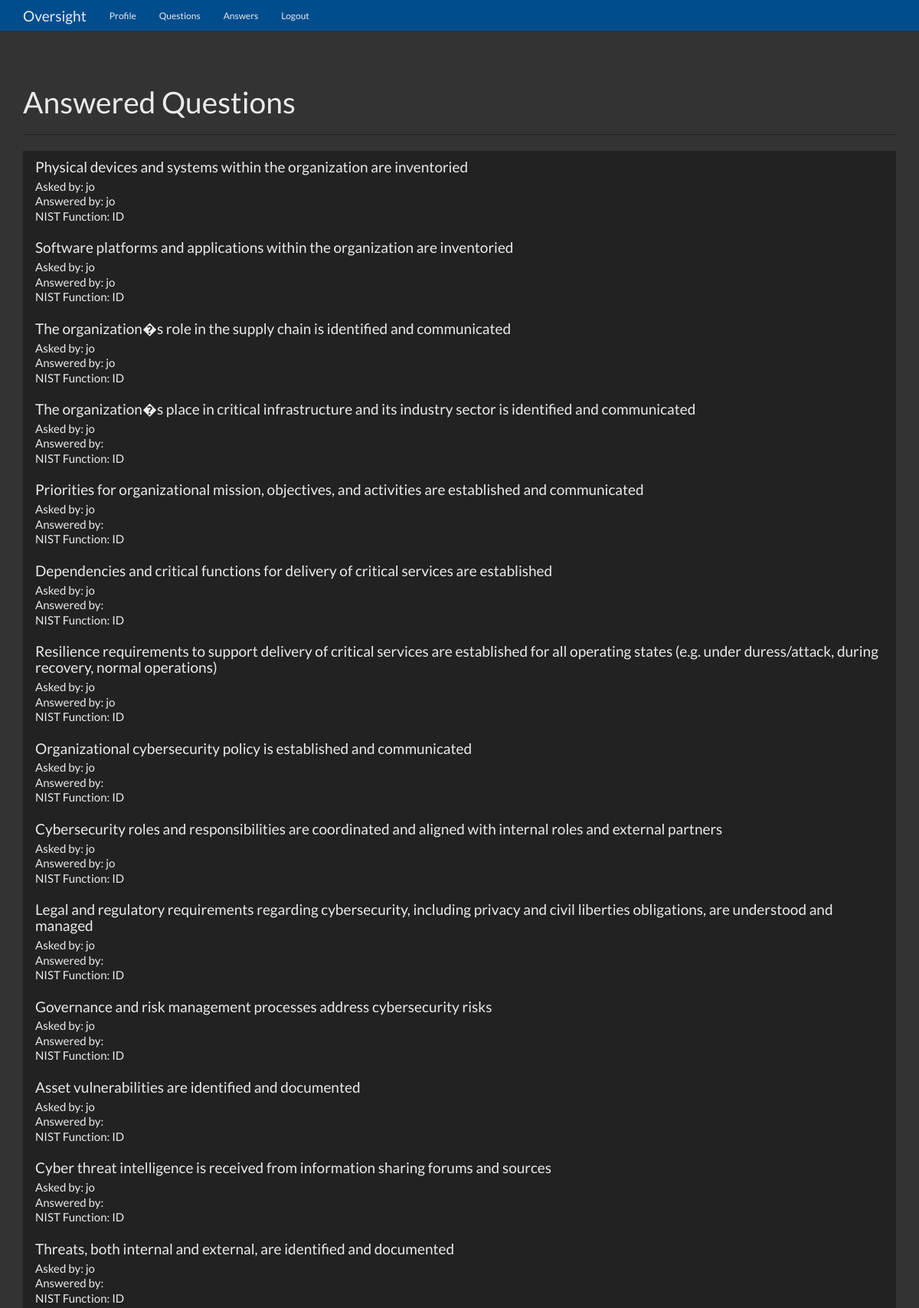
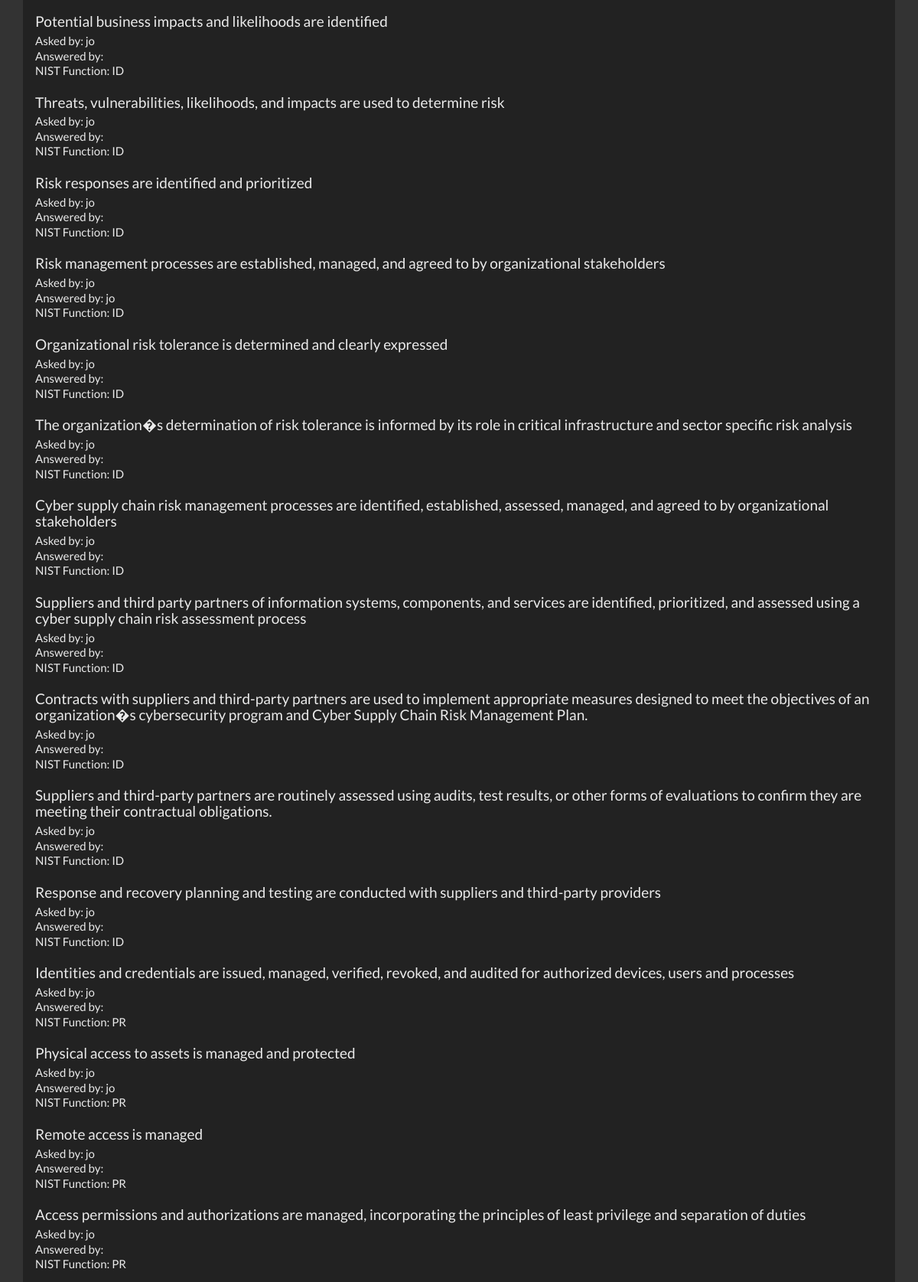
Screenshot of / (signed in, upper part) with the database file from the repository (2 pictures, top to bottom).
### flaskqa/models.py (models this page shows, shortened)
class Question(db.Model):
    id = db.Column(db.Integer, primary_key=True)
    question = db.Column(db.Integer)
    answer = db.Column(db.Integer)
    asked_by_id = db.Column(db.Integer, db.ForeignKey('user.id'))
    expert_id = db.Column(db.Integer, db.ForeignKey('user.id'))
    nist_id = db.Column(db.String)
    nist_function = db.Column(db.String)
    nist_subcategory = db.Column(db.String)
    justification = db.Column(db.Text)

class User(UserMixin, db.Model):
    id = db.Column(db.Integer, primary_key=True)
    name = db.Column(db.String(50))
    password = db.Column(db.String(100))
    expert = db.Column(db.Boolean)
    admin = db.Column(db.Boolean)
    questions_asked = db.relationship(
        'Question',
        foreign_keys='Question.asked_by_id',
        backref='asker',
        lazy=True
    )
    answers_requested = db.relationship(
        'Question',
        foreign_keys='Question.expert_id',
        backref='expert',
        lazy=True
    )
    @property
    def unhashed_password(self):
        raise AttributeError('Cannot view unhashed password!')

### flaskqa/routes/main.py (the view)
@main.route('/')
def index():
    if current_user.is_authenticated:
        questions = Question.query.filter(Question.answer != None).all()
        context = {
            'questions' : questions
        }
        return render_template('home.html', **context)
    else:
        return render_template('landing.html')

### flaskqa/__init__.py (called while the page is built)
def create_app(config_file='settings.py'):
    app = Flask(__name__)
    app.config.from_pyfile(config_file)
    db.init_app(app)
    login_manager.init_app(app)
    login_manager.login_view = 'auth.login'
    @login_manager.user_loader
    def user_loader(user_id):
        return User.query.get(user_id)
    app.register_blueprint(main)
    app.register_blueprint(auth)
    app.cli.add_command(create_tables)
    return app

### flaskqa/templates/home.html (shortened to what this page needs)
{% extends 'base.html' %}
{% block content %}
      <div class="page-header">
        <h1>Answered Questions</h1>
      </div>
      <div class="row">
        <div class="col-lg-12">
          <div class="list-group">
            {% for question in questions %}
              <a href="{{ url_for('main.question', question_id=question.id) }}" class="list-group-item">
                <h4 class="list-group-item-heading">{{ question.question }}</h4>
                <p class="list-group-item-text">Asked by: {{ question.asker.name }}</p>
                <p class="list-group-item-text">Answered by: {{ question.expert.name }}</p>
                <p class="list-group-item-text">NIST Function: {{ question.nist_function }}</p>
              </a>
            {% endfor %}
          </div>
        </div>
      </div>
{% endblock %}

### flaskqa/static/theme.css (style rules this page uses)
body { padding-top: 70px; padding-bottom: 30px; }

### rows the page displays
Question: question "Physical devices and systems within the organization are inventoried", asker.name "jo", expert.name "jo", nist_function "ID"
Question: question "Software platforms and applications within the organization are inventoried", asker.name "jo", expert.name "jo", nist_function "ID"
Question: question "The organization�s role in the supply chain is identified and communicated", asker.name "jo", expert.name "jo", nist_function "ID"
Question: question "The organization�s place in critical infrastructure and its industry sector is identified and communicated", asker.name "jo", nist_function "ID"
Question: question "Priorities for organizational mission, objectives, and activities are established and communicated", asker.name "jo", nist_function "ID"
Question: question "Dependencies and critical functions for delivery of critical services are established", asker.name "jo", nist_function "ID"
Question: question "Resilience requirements to support delivery of critical services are established for all operating states (e.g. under duress/attack, during recovery, normal operations)", asker.name "jo", expert.name "jo", nist_function "ID"
Question: question "Organizational cybersecurity policy is established and communicated", asker.name "jo", nist_function "ID"
Question: question "Cybersecurity roles and responsibilities are coordinated and aligned with internal roles and external partners", asker.name "jo", expert.name "jo", nist_function "ID"
Question: question "Legal and regulatory requirements regarding cybersecurity, including privacy and civil liberties obligations, are understood and managed", asker.name "jo", nist_function "ID"
Question: question "Governance and risk management processes address cybersecurity risks", asker.name "jo", nist_function "ID"
Question: question "Asset vulnerabilities are identified and documented", asker.name "jo", nist_function "ID"
Question: question "Cyber threat intelligence is received from information sharing forums and sources", asker.name "jo", nist_function "ID"
Question: question "Threats, both internal and external, are identified and documented", asker.name "jo", nist_function "ID"
Question: question "Potential business impacts and likelihoods are identified", asker.name "jo", nist_function "ID"
Question: question "Threats, vulnerabilities, likelihoods, and impacts are used to determine risk", asker.name "jo", nist_function "ID"
Question: question "Risk responses are identified and prioritized", asker.name "jo", nist_function "ID"
Question: question "Risk management processes are established, managed, and agreed to by organizational stakeholders", asker.name "jo", expert.name "jo", nist_function "ID"
Question: question "Organizational risk tolerance is determined and clearly expressed", asker.name "jo", nist_function "ID"
Question: question "The organization�s determination of risk tolerance is informed by its role in critical infrastructure and sector specific risk analysis", asker.name "jo", nist_function "ID"
Question: question "Cyber supply chain risk management processes are identified, established, assessed, managed, and agreed to by organizational stakeholders", asker.name "jo", nist_function "ID"
Question: question "Suppliers and third party partners of information systems, components, and services are identified, prioritized, and assessed using a cyber supply chain risk assessment process", asker.name "jo", nist_function "ID"
Question: question "Contracts with suppliers and third-party partners are used to implement appropriate measures designed to meet the objectives of an organization�s cybersecurity program and Cyber Supply Chain Risk Management Plan.", asker.name "jo", nist_function "ID"
Question: question "Suppliers and third-party partners are routinely assessed using audits, test results, or other forms of evaluations to confirm they are meeting their contractual obligations.", asker.name "jo", nist_function "ID"
Question: question "Response and recovery planning and testing are conducted with suppliers and third-party providers", asker.name "jo", nist_function "ID"
Question: question "Identities and credentials are issued, managed, verified, revoked, and audited for authorized devices, users and processes", asker.name "jo", nist_function "PR"
Question: question "Physical access to assets is managed and protected", asker.name "jo", expert.name "jo", nist_function "PR"
Question: question "Remote access is managed", asker.name "jo", nist_function "PR"
Question: question "Access permissions and authorizations are managed, incorporating the principles of least privilege and separation of duties", asker.name "jo", nist_function "PR"
